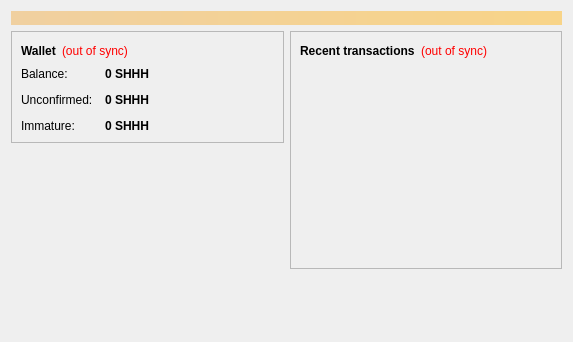
<?xml version="1.0" encoding="UTF-8"?>
<ui version="4.0">
 <class>OverviewPage</class>
 <widget class="QWidget" name="OverviewPage">
  <property name="geometry">
   <rect>
    <x>0</x>
    <y>0</y>
    <width>573</width>
    <height>342</height>
   </rect>
  </property>
  <property name="windowTitle">
   <string>Form</string>
  </property>
  <layout class="QVBoxLayout" name="topLayout">
   <item>
    <widget class="QLabel" name="labelAlerts">
     <property name="visible">
      <bool>false</bool>
     </property>
     <property name="styleSheet">
      <string notr="true">background-color: qlineargradient(x1: 0, y1: 0, x2: 1, y2: 0, stop:0 #F0D0A0, stop:1 #F8D488); color:#000000;</string>
     </property>
     <property name="wordWrap">
      <bool>true</bool>
     </property>
     <property name="margin">
      <number>3</number>
     </property>
    </widget>
   </item>
   <item>
    <layout class="QHBoxLayout" name="horizontalLayout" stretch="1,1">
     <item>
      <layout class="QVBoxLayout" name="verticalLayout_2">
       <item>
        <widget class="QFrame" name="frame">
         <property name="frameShape">
          <enum>QFrame::StyledPanel</enum>
         </property>
         <property name="frameShadow">
          <enum>QFrame::Raised</enum>
         </property>
         <layout class="QVBoxLayout" name="verticalLayout_4">
          <item>
           <layout class="QHBoxLayout" name="horizontalLayout_4">
            <item>
             <widget class="QLabel" name="label_5">
              <property name="font">
               <font>
                <weight>75</weight>
                <bold>true</bold>
               </font>
              </property>
              <property name="text">
               <string>Wallet</string>
              </property>
             </widget>
            </item>
            <item>
             <widget class="QLabel" name="labelWalletStatus">
              <property name="toolTip">
               <string>The displayed information may be out of date. Your wallet automatically synchronizes with the Shhhcoin network after a connection is established, but this process has not completed yet.</string>
              </property>
              <property name="styleSheet">
               <string notr="true">QLabel { color: red; }</string>
              </property>
              <property name="text">
               <string notr="true">(out of sync)</string>
              </property>
              <property name="alignment">
               <set>Qt::AlignLeading|Qt::AlignLeft|Qt::AlignVCenter</set>
              </property>
             </widget>
            </item>
            <item>
             <spacer name="horizontalSpacer_2">
              <property name="orientation">
               <enum>Qt::Horizontal</enum>
              </property>
              <property name="sizeHint" stdset="0">
               <size>
                <width>40</width>
                <height>20</height>
               </size>
              </property>
             </spacer>
            </item>
           </layout>
          </item>
          <item>
           <layout class="QFormLayout" name="formLayout_2">
            <property name="fieldGrowthPolicy">
             <enum>QFormLayout::AllNonFixedFieldsGrow</enum>
            </property>
            <property name="horizontalSpacing">
             <number>12</number>
            </property>
            <property name="verticalSpacing">
             <number>12</number>
            </property>
            <item row="0" column="0">
             <widget class="QLabel" name="label">
              <property name="text">
               <string>Balance:</string>
              </property>
             </widget>
            </item>
            <item row="0" column="1">
             <widget class="QLabel" name="labelBalance">
              <property name="font">
               <font>
                <weight>75</weight>
                <bold>true</bold>
               </font>
              </property>
              <property name="cursor">
               <cursorShape>IBeamCursor</cursorShape>
              </property>
              <property name="toolTip">
               <string>Your current balance</string>
              </property>
              <property name="text">
               <string notr="true">0 SHHH</string>
              </property>
              <property name="textInteractionFlags">
               <set>Qt::LinksAccessibleByMouse|Qt::TextSelectableByKeyboard|Qt::TextSelectableByMouse</set>
              </property>
             </widget>
            </item>
            <item row="1" column="0">
             <widget class="QLabel" name="label_3">
              <property name="text">
               <string>Unconfirmed:</string>
              </property>
             </widget>
            </item>
            <item row="1" column="1">
             <widget class="QLabel" name="labelUnconfirmed">
              <property name="font">
               <font>
                <weight>75</weight>
                <bold>true</bold>
               </font>
              </property>
              <property name="cursor">
               <cursorShape>IBeamCursor</cursorShape>
              </property>
              <property name="toolTip">
               <string>Total of transactions that have yet to be confirmed, and do not yet count toward the current balance</string>
              </property>
              <property name="text">
               <string notr="true">0 SHHH</string>
              </property>
              <property name="textInteractionFlags">
               <set>Qt::LinksAccessibleByMouse|Qt::TextSelectableByKeyboard|Qt::TextSelectableByMouse</set>
              </property>
             </widget>
            </item>
            <item row="2" column="0">
             <widget class="QLabel" name="labelImmatureText">
              <property name="text">
               <string>Immature:</string>
              </property>
             </widget>
            </item>
            <item row="2" column="1">
             <widget class="QLabel" name="labelImmature">
              <property name="font">
               <font>
                <weight>75</weight>
                <bold>true</bold>
               </font>
              </property>
              <property name="toolTip">
               <string>Mined balance that has not yet matured</string>
              </property>
              <property name="text">
               <string notr="true">0 SHHH</string>
              </property>
              <property name="textInteractionFlags">
               <set>Qt::LinksAccessibleByMouse|Qt::TextSelectableByKeyboard|Qt::TextSelectableByMouse</set>
              </property>
             </widget>
            </item>
           </layout>
          </item>
         </layout>
        </widget>
       </item>
       <item>
        <spacer name="verticalSpacer">
         <property name="orientation">
          <enum>Qt::Vertical</enum>
         </property>
         <property name="sizeHint" stdset="0">
          <size>
           <width>20</width>
           <height>40</height>
          </size>
         </property>
        </spacer>
       </item>
      </layout>
     </item>
     <item>
      <layout class="QVBoxLayout" name="verticalLayout_3">
       <item>
        <widget class="QFrame" name="frame_2">
         <property name="frameShape">
          <enum>QFrame::StyledPanel</enum>
         </property>
         <property name="frameShadow">
          <enum>QFrame::Raised</enum>
         </property>
         <layout class="QVBoxLayout" name="verticalLayout">
          <item>
           <layout class="QHBoxLayout" name="horizontalLayout_2">
            <item>
             <widget class="QLabel" name="label_4">
              <property name="text">
               <string>&lt;b&gt;Recent transactions&lt;/b&gt;</string>
              </property>
             </widget>
            </item>
            <item>
             <widget class="QLabel" name="labelTransactionsStatus">
              <property name="toolTip">
               <string>The displayed information may be out of date. Your wallet automatically synchronizes with the Shhhcoin network after a connection is established, but this process has not completed yet.</string>
              </property>
              <property name="styleSheet">
               <string notr="true">QLabel { color: red; }</string>
              </property>
              <property name="text">
               <string notr="true">(out of sync)</string>
              </property>
              <property name="alignment">
               <set>Qt::AlignRight|Qt::AlignTrailing|Qt::AlignVCenter</set>
              </property>
             </widget>
            </item>
            <item>
             <spacer name="horizontalSpacer">
              <property name="orientation">
               <enum>Qt::Horizontal</enum>
              </property>
              <property name="sizeHint" stdset="0">
               <size>
                <width>40</width>
                <height>20</height>
               </size>
              </property>
             </spacer>
            </item>
           </layout>
          </item>
          <item>
           <widget class="QListView" name="listTransactions">
            <property name="styleSheet">
             <string notr="true">QListView { background: transparent; }</string>
            </property>
            <property name="frameShape">
             <enum>QFrame::NoFrame</enum>
            </property>
            <property name="verticalScrollBarPolicy">
             <enum>Qt::ScrollBarAlwaysOff</enum>
            </property>
            <property name="horizontalScrollBarPolicy">
             <enum>Qt::ScrollBarAlwaysOff</enum>
            </property>
            <property name="selectionMode">
             <enum>QAbstractItemView::NoSelection</enum>
            </property>
           </widget>
          </item>
         </layout>
        </widget>
       </item>
       <item>
        <spacer name="verticalSpacer_2">
         <property name="orientation">
          <enum>Qt::Vertical</enum>
         </property>
         <property name="sizeHint" stdset="0">
          <size>
           <width>20</width>
           <height>40</height>
          </size>
         </property>
        </spacer>
       </item>
      </layout>
     </item>
    </layout>
   </item>
  </layout>
 </widget>
 <resources/>
 <connections/>
</ui>
